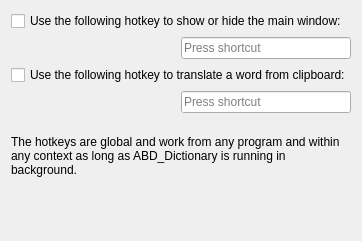
     <widget class="QWidget" name="tab_hotkey">
      <attribute name="icon">
       <iconset resource="../../resources.qrc">
        <normaloff>:/icons/hotkeys.svg</normaloff>:/icons/hotkeys.svg</iconset>
      </attribute>
      <attribute name="title">
       <string>Hotkeys</string>
      </attribute>
      <layout class="QVBoxLayout" name="verticalLayout_12">
       <item>
        <widget class="QCheckBox" name="enableMainWindowHotkey">
         <property name="text">
          <string>Use the following hotkey to show or hide the main window:</string>
         </property>
        </widget>
       </item>
       <item>
        <layout class="QHBoxLayout" name="horizontalLayout_7">
         <item>
          <spacer name="horizontalSpacer_2">
           <property name="orientation">
            <enum>Qt::Horizontal</enum>
           </property>
           <property name="sizeHint" stdset="0">
            <size>
             <width>40</width>
             <height>20</height>
            </size>
           </property>
          </spacer>
         </item>
         <item>
          <widget class="QKeySequenceEdit" name="mainWindowHotkey"/>
         </item>
        </layout>
       </item>
       <item>
        <widget class="QCheckBox" name="enableClipboardHotkey">
         <property name="text">
          <string>Use the following hotkey to translate a word from clipboard:</string>
         </property>
        </widget>
       </item>
       <item>
        <layout class="QHBoxLayout" name="horizontalLayout_8">
         <item>
          <spacer name="horizontalSpacer_4">
           <property name="orientation">
            <enum>Qt::Horizontal</enum>
           </property>
           <property name="sizeHint" stdset="0">
            <size>
             <width>40</width>
             <height>20</height>
            </size>
           </property>
          </spacer>
         </item>
         <item>
          <widget class="QKeySequenceEdit" name="clipboardHotkey"/>
         </item>
        </layout>
       </item>
       <item>
        <spacer name="verticalSpacer_13">
         <property name="orientation">
          <enum>Qt::Vertical</enum>
         </property>
         <property name="sizeType">
          <enum>QSizePolicy::Fixed</enum>
         </property>
         <property name="sizeHint" stdset="0">
          <size>
           <width>20</width>
           <height>16</height>
          </size>
         </property>
        </spacer>
       </item>
       <item>
        <widget class="QLabel" name="label_8">
         <property name="text">
          <string>The hotkeys are global and work from any program and within any context as long as ABD_Dictionary is running in background.</string>
         </property>
         <property name="wordWrap">
          <bool>true</bool>
         </property>
        </widget>
       </item>
       <item>
        <spacer name="verticalSpacer_12">
         <property name="orientation">
          <enum>Qt::Vertical</enum>
         </property>
         <property name="sizeHint" stdset="0">
          <size>
           <width>20</width>
           <height>53</height>
          </size>
         </property>
        </spacer>
       </item>
      </layout>
     </widget>
